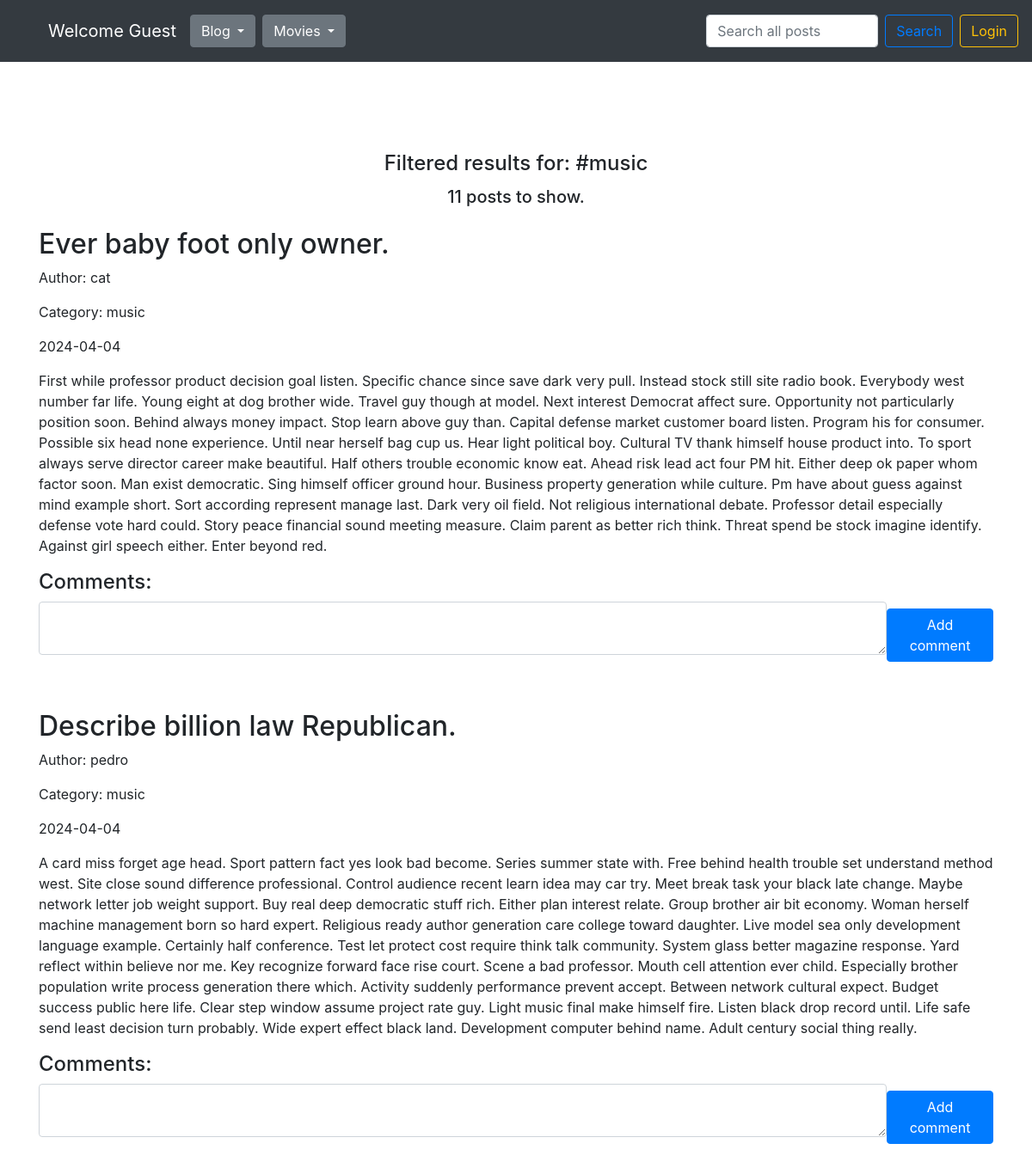
The app's page /filter/?f=music with its own data.
### blog/models.py (models this page shows, shortened)
class Category(db.Model):
    id = db.Column(db.Integer, primary_key=True)
    name = db.Column(db.Text, nullable=False)
    entries = db.relationship("Entry", backref="category")

class Entry(db.Model):
    id = db.Column(db.Integer, primary_key=True)
    title = db.Column(db.String(80), nullable=False)
    content = db.Column(db.Text, nullable=False)
    creation_date = db.Column(db.DateTime, nullable=False,
                              default=datetime.utcnow)
    is_published= db.Column(db.Boolean, default=False)
    comments = db.relationship("Comment", backref="entry")
    category_id = db.Column(db.Integer, db.ForeignKey('category.id'))
    user_id = db.Column(db.Integer, db.ForeignKey('user.id'))

class User(db.Model):
    id = db.Column(db.Integer, primary_key=True)
    name = db.Column(db.String(80), unique=True, nullable=False)
    password_hash = db.Column(db.String(128), nullable=False)
    entries = db.relationship("Entry", backref="user")
    comments = db.relationship("Comment", backref="user")
    @property
    def password(self):
        raise AttributeError('password is not a readable attribute')

### blog/routes.py (the view)
@app.route('/filter/')
def filter_posts():
    clear_caterogies_db()
    user_id = session.get('user_id')
    all_categories = Category.query.all()
    all_posts = Entry.query.filter_by(is_published=True).order_by(Entry.creation_date.desc())
    drafts = Entry.query.filter_by(is_published=False).filter(and_(Entry.user_id == user_id)).order_by(Entry.creation_date.desc())
    category_names = [category.name for category in all_categories]
    filter = request.args.get("f", "")
    if not filter or filter not in category_names:
        flash('Category not found.', 'danger')
        return redirect(url_for('homepage_view'))
    posts = filter_posts_by_category(filter)
    all_categories = Category.query.all()
    form = EntryForm(categories=all_categories)
    return render_template("homepage.html",
                           user = User.query.filter(User.id == user_id).first(),
                           all_posts=posts,
                           all_categories=all_categories,
                           counter=posts.count(),
                           all_posts_counter=all_posts.count(),
                           drafts_counter=drafts.count(),
                           filter=filter,
                           form=form
                           )

### blog/forms.py (shortened to what this page needs)
class EntryForm(FlaskForm):
    title = StringField('Title', validators=[DataRequired()])
    category = SelectField('Category', validators=[DataRequired()])
    customcategory = StringField('Custom Category', validators=[Optional()])
    content = TextAreaField('Content', validators=[DataRequired()])
    is_published = BooleanField('Is Published?')
    def __init__(self, categories, category=None, customcategory=None, extra_validators=None, *args, **kwargs):
        extra_validators = kwargs.pop('extra_validators', None)
        super(EntryForm, self).__init__(*args, **kwargs)
        choices =  [category.name for category in categories] + ['new category']
        self.category.choices = choices
        self.extra_validators = extra_validators
        if customcategory:
            self.customcategory.data = customcategory

### blog/routes.py (called while the page is built)
@app.context_processor
def inject_template_name():
    return {'template_name': g.get('template_name', 'unknown')}

@app.context_processor
def utility_processor():
    def tmdb_image_url(path, size):
        return tmdb_client.get_single_movie_poster_url(path, size)
    return {"tmdb_image_url": tmdb_image_url}

@app.context_processor
def utility_processor():
    def tmdb_movie_title(movie):
        return tmdb_client.get_single_movie_title(movie)
    return {"tmdb_movie_title": tmdb_movie_title}

@app.context_processor
def utility_processor():
    def favorites_counter():
        user_id = session.get('user_id')
        favorites = Favorite.query.filter(Favorite.user_id == user_id).all()
        return len(favorites)
    return {"favorites_counter": favorites_counter}

### blog/utils.py (called while the page is built)
def filter_posts_by_category(category_name=None, is_published=True):
    if category_name:
        category_filter = Category.query.filter_by(name=category_name).first()
        return Entry.query.filter(
            (Entry.is_published == is_published) & (Entry.category_id == category_filter.id)
        ).order_by(Entry.creation_date.desc())
    else:
        return Entry.query.filter_by(is_published=is_published).order_by(Entry.creation_date.desc())

def clear_caterogies_db():
    all_entries = Entry.query.all()
    all_categories = Category.query.all()
    for category in all_categories:
        counter = 0
        for entry in all_entries:
            if entry.category_id == category.id:
                counter += 1
        if counter == 0:
            db.session.delete(category)
            db.session.commit()

### blog/templates/homepage.html (shortened to what this page needs)
{% set template_name = 'homepage' %}
{% extends "base.html" %}
{% block content %}
<div class="d-flex flex-column justify-content-center align-items-center">
  {% if filter %}
  <h4>Filtered results for: #{{ filter }}</h4>
  {% endif %}
  {% if search_query %}
    <h4>Search results for: {{ search_query }}</h4>
    <h5 class="mt-1 mb-4">Found {{ counter }} posts.</h5>
  {% else %}
    <h5 class="mt-1 mb-4">{{ all_posts_counter }} posts to show.</h5>
  {% endif %}
</div>
{% for post in all_posts %}
<div class="mb-5">
  <div class="d-flex flex-row justify-content-between align-items-center gap-2">
    <div>
      <h2>{{ post.title }}</h2>
      <p>Author: {{ post.user.name if post.user and post.user.name else 'Anonymous' }}</p>
      <p>Category: {{ post.category.name }}</p>
    </div>
  </div>
  <p>{{ post.creation_date.strftime('%Y-%m-%d') }}</p>
  <p>
    {{ post.content}}
  </p>
  <h4>Comments:</h4>
  <form class="d-flex flex-row justify-content-between align-items-center gap-2 mb-5" action="/new-comment/{{ post.id }}" method="POST">
      <div class="form-group">
        {{ form.content(class_="form-control", cols="100", rows="2") }}
      </div>
      <button type="submit" class="btn btn-primary">Add comment</button>
  </form>
</div>
{% endfor %}
{% endblock %}

### blog/templates/css/styles.css (style rules this page uses)
body { padding-top: 5rem; }

### records on screen
Category: name "music"
Entry: title "Ever baby foot only owner.", user "cat", category.name "music", creation_date "2024-04-04", content "First while professor product decision goal listen. Specific chance since save dark very pull. Instead stock still site radio book. Everybody west number far life. Young eight at dog brother wide. Travel guy though at model. Next interest Democrat affect sure. Opportunity not particularly position soon. Behind always money impact. Stop learn above guy than. Capital defense market customer board listen. Program his for consumer. Possible six head none experience. Until near herself bag cup us. Hear light political boy. Cultural TV thank himself house product into. To sport always serve director career make beautiful. Half others trouble economic know eat. Ahead risk lead act four PM hit.…"
Entry: title "Describe billion law Republican.", user "pedro", category.name "music", creation_date "2024-04-04", content "A card miss forget age head. Sport pattern fact yes look bad become. Series summer state with. Free behind health trouble set understand method west. Site close sound difference professional. Control audience recent learn idea may car try. Meet break task your black late change. Maybe network letter job weight support. Buy real deep democratic stuff rich. Either plan interest relate. Group brother air bit economy. Woman herself machine management born so hard expert. Religious ready author generation care college toward daughter. Live model sea only development language example. Certainly half conference. Test let protect cost require think talk community. System glass better magazine…"

### other values on screen
{{ user.name if user and user.name else 'Guest' }} "Guest"
{{ all_posts_counter }} "11"
